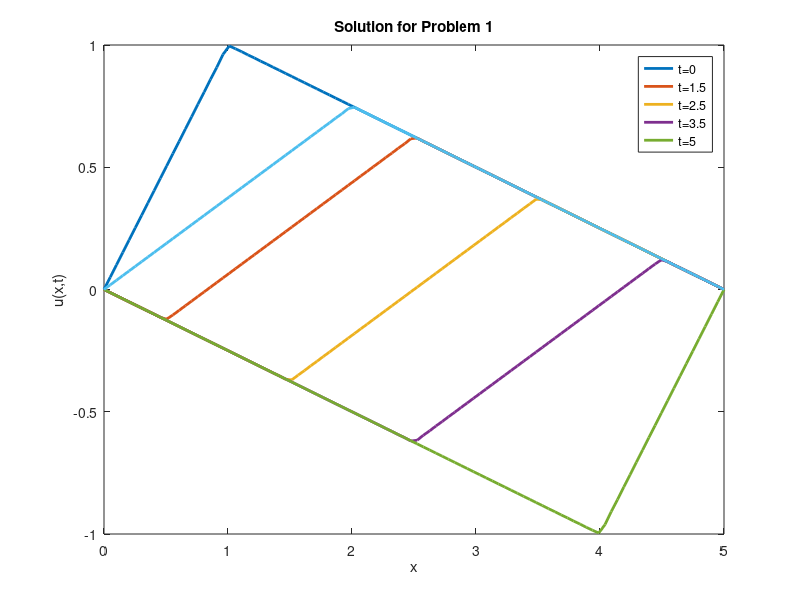
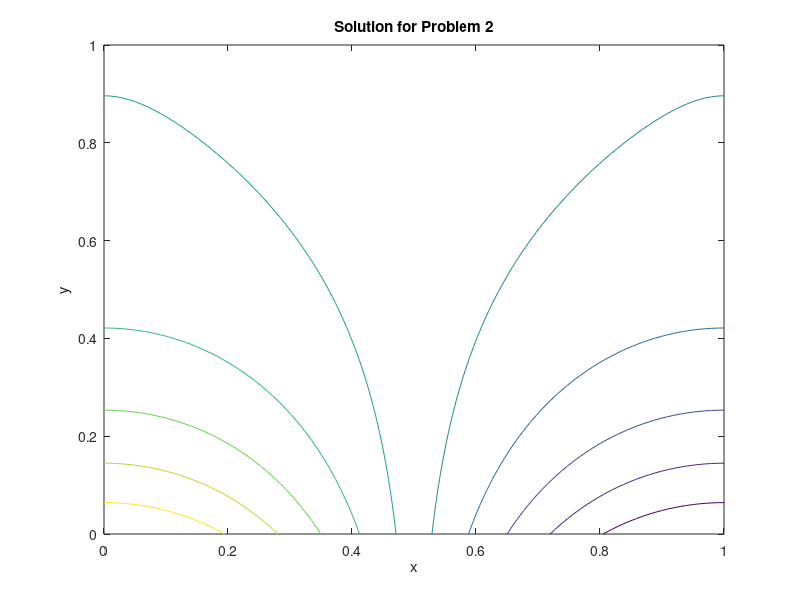

MATLAB code to generate these figures, in order:
%% Homework 3
%% Ricardo Astrain
%% 1202816259
%% 3/5/2014

clear all
close all
clc

%% Problem 1

x=linspace(0,5,100);

n=1:100;

t=[0 1.5 2.5 3.5 5 9];

for k=1:length(t)

    for j=1:length(x)
        
        for i=1:length(n)
            
            a_n(i)=((-2*((pi*n(i)*cos((n(i)*pi)/5))-(5*sin((n(i)*pi)/5))))/((pi^2)*(n(i)^2)))+((1*((5*sin((n(i)*pi)/5))-(5*sin(pi*n(i)))+((4*pi*n(i))*cos((n(i)*pi)/5))))/(2*((pi^2)*(n(i)^2))));
            
            y(i)=sin(((n(i)*pi)/5)*x(j))*cos(((n(i)*pi)/5)*t(k));
            
            an_y(i)=a_n(i)*y(i);
            
        end
        
        u(j,k)=sum(an_y);
        
    end
end

figure(1)
plot(x,u,'linewidth',2)
legend('t=0','t=1.5','t=2.5','t=3.5','t=5')
xlabel('x')
ylabel('u(x,t)')
title('Solution for Problem 1')

%% Problem 2

x=linspace(0,1,100);

y=linspace(0,1,100);

for k=1:length(y)

    for j=1:length(x)
            
       u(j,k)=((1/2)*(cos(pi*x(j))*cosh(pi*(y(k)-1))))+2;
        
        
        x2d(j,k)=x(j);
        y2d(j,k)=y(k);
        
    end
end

figure(2)
[C,h] = contour(x2d,y2d,u);
clabel(C,h,[-10:0.5:10])
xlabel('x') 
ylabel('y')
title('Solution for Problem 2')

disp('Calculation for u(0.3,0.4)')
format short
u=u(31,41)

disp('This is an estimation as the linspace function does not provide the exact values of x=0.3 & y=0.4')



























